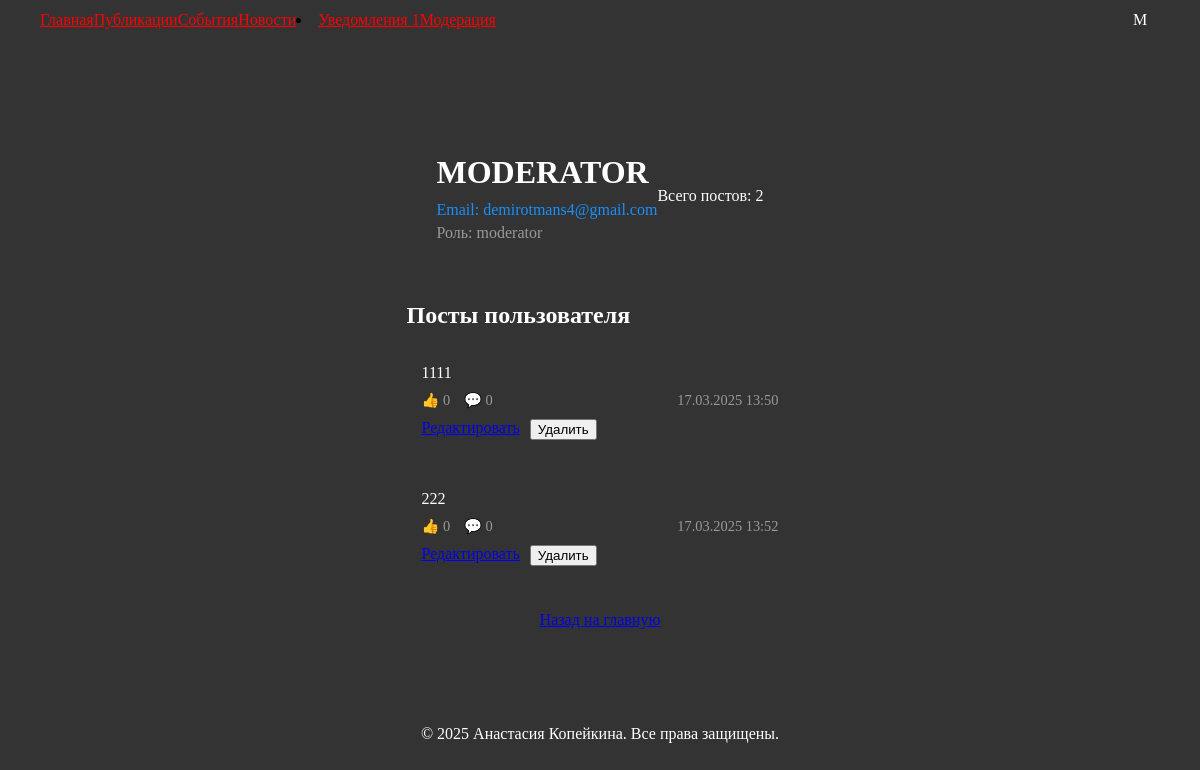
The app's page /profile (signed in) with its own data.
### application/models.py (models this page shows, shortened)
class User(db.Model, UserMixin):
    id = db.Column(db.Integer, primary_key=True)
    username = db.Column(db.String(150), unique=True, nullable=False)
    email = db.Column(db.String(150), unique=True, nullable=False)
    password_hash = db.Column(db.String(128), nullable=False)
    role = db.Column(db.String(128), default='user')
    is_blocked = db.Column(db.Boolean, default=False)
    failed_login_attempts = db.Column(db.Integer, default=0)
    last_failed_login = db.Column(db.DateTime)
    posts = db.relationship('Post', backref='author', lazy=True)
    likes = db.relationship('Like', backref='user', lazy=True)
    comments = db.relationship('Comment', backref='user', lazy=True)
    email_notifications = db.Column(db.Boolean, default=True)  # Флаг для email уведомлений

class Post(db.Model):
    id = db.Column(db.Integer, primary_key=True)
    user_id = db.Column(db.Integer, db.ForeignKey('user.id'), nullable=False)
    content_text = db.Column(db.Text, nullable=True)
    file_path = db.Column(db.String(255), nullable=True)
    file_type = db.Column(db.String(10), nullable=False)  # 'image', 'video', or 'none'
    created_at = db.Column(db.DateTime, default=datetime.now)
    updated_at = db.Column(db.DateTime, default=datetime.now, onupdate=datetime.now)
    is_active = db.Column(db.Boolean, default=True)
    likes = db.relationship('Like', backref='post', lazy=True)
    comments = db.relationship('Comment', backref='post', lazy=True)

### application/views/auth.py (the view)
@auth_bp.route('/profile', methods=['GET'])
@login_required
def profile():
    if not current_user.is_authenticated:
        return redirect(url_for('auth.login'))
    user = User.query.get_or_404(current_user.id)
    posts = Post.query.filter_by(user_id=user.id).all()
    return render_template('profile.html', user=user, posts=posts)

### application/views/auth.py (called while the page is built)
@login_manager.user_loader
def load_user(user_id):
    return User.query.get(int(user_id))

### application/templates/profile.html (shortened to what this page needs)
{% extends 'base.html' %}
{% block content %}
<div class="home-container" style="max-width: 1200px; margin: 0 auto; padding: 40px 20px;">
    <div class="profile-header" style="
        background-color: #333333;
        border-radius: 8px;
        padding: 30px;
        margin-bottom: 30px;
        color: #fff;
    ">
        <div style="display: flex; justify-content: space-between; align-items: center;">
            <div>
                <h1 style="margin: 0 0 10px 0;">{{ user.username|upper }}</h1>
                <p style="margin: 0; color: #1890ff;">Email: {{ user.email }}</p>
                <p style="margin: 5px 0 0 0; color: #999;">Роль: {{ user.role }}</p>
            </div>
            <div style="text-align: right;">
                <p style="margin: 0 0 5px 0;">Всего постов: {{ posts|length }}</p>
            </div>
        </div>
    </div>
    <h2 style="color: #fff; margin-bottom: 20px;">Посты пользователя</h2>
    <div class="posts-grid" style="
        display: grid;
        grid-template-columns: repeat(auto-fill, minmax(300px, 1fr));
        gap: 20px;
        margin-bottom: 30px;
    ">
        {% for post in posts %}
        <div class="post-card" style="
            background-color: #333333;
            border-radius: 8px;
            overflow: hidden;
            transition: transform 0.3s ease;
        ">
            <div class="post-content" style="padding: 15px;">
                <p style="color: #fff; margin: 0 0 10px 0;">{{ post.content_text }}</p>
                <div style="display: flex; justify-content: space-between; align-items: center; color: #999; font-size: 0.9em;">
                    <div>
                        <span>👍 {{ post.likes|length }}</span>
                        <span style="margin-left: 10px;">💬 {{ post.comments|length }}</span>
                    </div>
                    <span>{{ post.created_at.strftime('%d.%m.%Y %H:%M') }}</span>
                </div>
                {% if current_user.is_authenticated and (current_user.id == post.user_id or current_user.role == 'moderator') %}
                <div style="margin-top: 10px; display: flex; gap: 10px;">
                    <a href="{{ url_for('posts.edit_post', post_id=post.id) }}" class="ant-btn ant-btn-link">Редактировать</a>
                    <form action="{{ url_for('posts.delete_post', post_id=post.id) }}" method="POST" style="display:inline;">
                        <button type="submit" class="ant-btn ant-btn-danger">Удалить</button>
                    </form>
                </div>
                {% endif %}
            </div>
        </div>
        {% else %}
        <div style="grid-column: 1 / -1; text-align: center; color: #fff; padding: 20px;">
            <p>Нет доступных постов.</p>
        </div>
        {% endfor %}
    </div>
    <div style="text-align: center;">
        <a href="{{ url_for('index') }}" class="ant-btn ant-btn-default">Назад на главную</a>
    </div>
</div>
{% endblock %}

### application/templates/base.html (shortened to what this page needs)
<!DOCTYPE html>
<html lang="en">
<head>
    <link rel="stylesheet" href="https://cdnjs.cloudflare.com/ajax/libs/antd/4.16.13/antd.min.css">
    <link rel="stylesheet" href="{{ url_for('static', filename='css/styles.css') }}">
</head>
<body>
    <header style="position: fixed; ">
        <nav class="ant-menu ant-menu-horizontal" style="display: flex; align-items: center; justify-content: space-between; padding: 0 20px;">
            <div class="left-menu" style="display: flex; align-items: center;">
                <a class="ant-menu-item" href="{{ url_for('index') }}">Главная</a>
                <a class="ant-menu-item" href="{{ url_for('posts.list_posts') }}">Публикации</a>
                <a class="ant-menu-item" href="{{ url_for('events.list_events') }}">События</a>
                <a class="ant-menu-item" href="{{ url_for('news.list_news') }}">Новости</a>
                <li class="nav-item">
                    <a class="nav-link" href="{{ url_for('notifications.list_notifications') }}">
                        Уведомления
                        <span id="unreadNotificationsCount" class="badge badge-danger"></span>
                    </a>
                </li>
                {% if current_user.is_authenticated and current_user.role == 'moderator' %}
                <a class="ant-menu-item" href="{{ url_for('moderation.dashboard') }}">Модерация</a>
                {% elif current_user.is_authenticated and current_user.role == 'admin' %}
                <a class="ant-menu-item" href="{{ url_for('admin.list_users') }}">Админпанель</a>
                {% endif %}
            </div>
            <div class="right-menu" style="display: flex; align-items: center;">
                {% if not current_user.is_authenticated %}
                <a class="ant-menu-item" href="{{ url_for('auth.login') }}">Вход</a>
                <a class="ant-menu-item" href="{{ url_for('auth.register') }}">Регистрация</a>
                {% else %}
                <div
                    id="user-avatar"
                    class="ant-avatar ant-avatar-circle ant-avatar-icon user-avatar"
                    style="
                        background-color: {{ current_user.avatar_color }};
                        color: white;
                        cursor: pointer;
                        display: flex;
                        align-items: center;
                        justify-content: center;
                        width: 40px;
                        height: 40px;
                    "
                >
                    {{ current_user.username[0]|upper }}
                </div>
                {% endif %}
            </div>
        </nav>
    </header>
    <div class="content" style="padding: 20px; display: flex; justify-content: center; flex-direction: column; margin-top: 64px;">
        {% block content %}
        {% endblock %}
    </div>
    <footer style="text-align: center; padding: 20px;">
        <p>© 2025 Анастасия Копейкина. Все права защищены.</p>
    </footer>
</body>
</html>

### application/static/css/styles.css (style rules this page uses)
body { background-color: #333333; }
p { color: #ffffff; }
h1 { color: #ffffff; }
header { top: 0; left: 0; right: 0; z-index: 1000; max-width: 1200px; margin: 0 auto; padding: 0 20px; background-color: #333333; }
.ant-menu { background-color: #333333; }
.ant-menu-horizontal { border-bottom: none; }
nav a { color: #FF0000; background-color: #333333; }

### application/templates/profile.html (style rules this page uses)
.post-content { background-color: #333333; }

### records on screen
User: username "M", username "MODERATOR", email "demirotmans4@gmail.com", role "moderator"
Post: content_text "1111", likes|length "0", comments|length "0", created_at "17.03.2025 13:50"
Post: content_text "222", likes|length "0", comments|length "0", created_at "17.03.2025 13:52"

### other values on screen
{{ posts|length }} "2"
